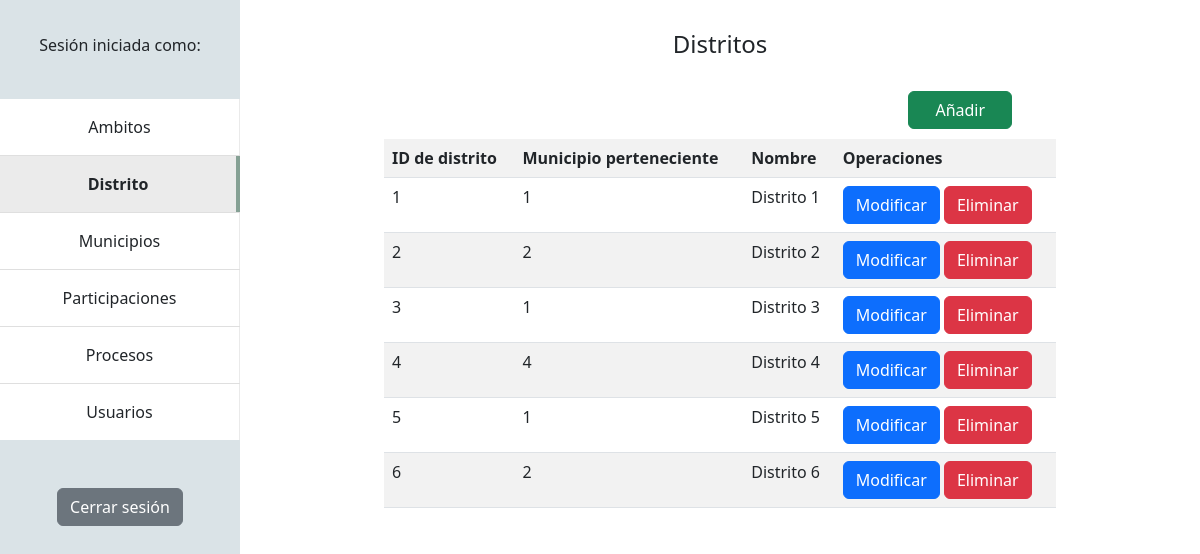
The app's page /admin/distrito.php, older data.
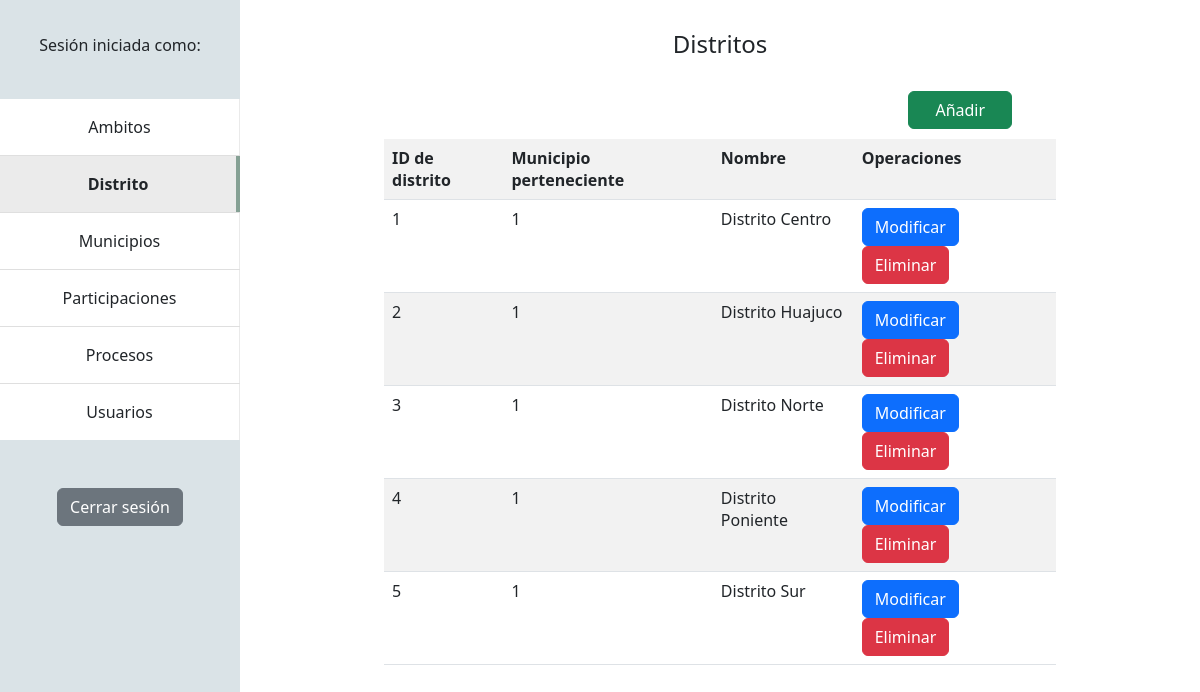
The same page, newer data.
### tables this page shows
CREATE TABLE `distritos` (
  `did` int(11) NOT NULL,
  `mid` int(11) NOT NULL,
  `nombre_distrito` varchar(255) DEFAULT NULL
);

### admin/distrito.php (the view, shortened to what this page needs)
<?php
    $usuario = $_SESSION['usr'];
    $db = new Database();
    $pdo = $db -> connect();
    $sql = $pdo->prepare("SELECT * FROM distritos;");
    $sql->execute();
    $rows = $sql->fetchAll();
?>
<html lang="en">
    <head>
        <link rel="stylesheet" href="admin.css">
        <link href="https://cdn.jsdelivr.net/npm/bootstrap@5.2.3/dist/css/bootstrap.min.css" rel="stylesheet">
    </head>
    <body>
        <div class="nav-bar">
            <center><h6>Sesión iniciada como:<br><?php echo $usuario ?></h6></center>
            <center>
                <ul class="list-group list-group-flush mb-5">
                    <li class="list-group-item p-0"><a class="nav-link p-3" href="ambitos.php">Ambitos</a></li>
                    <li class="list-group-item p-0"><a class="active nav-link p-3" aria-current="page">Distrito</a></li>
                    <li class="list-group-item p-0"><a class="nav-link p-3" href="municipios.php">Municipios</a></li>
                    <li class="list-group-item p-0"><a class="nav-link p-3" href="participaciones.php">Participaciones</a></li>
                    <li class="list-group-item p-0"><a class="nav-link p-3" href="proceso.php">Procesos</a></li>
                    <li class="list-group-item p-0"><a class="nav-link p-3" href="usuarios.php">Usuarios</a></li>
                </ul>
            </center>
            <form action="logout.php">
                <center><button type="submit" class="btn btn-secondary">Cerrar sesión</button></center>
            </form>
        </div>
        <center><h4>Distritos</h4></center>
        <br>
        <button type="button" class="btn btn-success float-end" id="add">Añadir</button>
        <br><br>
        <table class="table table-striped">
            <tr>
                <th>ID de distrito</th>
                <th>Municipio perteneciente</th>
                <th>Nombre</th>
                <th>Operaciones</th>
            </tr>
            <?php foreach ($rows as $row){ ?>
            <tr>
                <td><?php echo $row ['did'];?></td>
                <td><?php echo $row ['mid'];?></td>
                <td><?php echo $row ['nombre_distrito'];?></td>
                <td>
                    <form action="fetch/districts/edit-district.php?edit=<?=$row['did'];?>" method="POST" class="d-inline">
                        <button type="submit" class="edit btn btn-primary" id="edit" value="<?=$row['did'];?>">Modificar</button>
                    </form>
                    <form action="fetch/districts/delete-district.php?delete=<?=$row['did'];?>" method="POST" class="d-inline" onsubmit="return confirm('Eliminar este distrito también eliminará todas las participaciones asociadas a el. ¿Desea continuar?');">
                        <button type="submit" class="delete btn btn-danger">Eliminar</button>
                    </form>
                </td>
            </tr>
            <?php } $sql->closeCursor(); ?>
        </table>
    </body>
</html>

### admin/admin.css (style rules this page uses)
h6 { padding: 15%; }
.nav-bar { display: block; background-color: #DAE3E7; width: 20%; height: 100%; position: fixed; top: 0%; left: 0%; }
.nav-link { border-right: 1px solid rgb(234, 234, 234); }
.active { background-color: rgb(235, 235, 235) !important; border-right: 4px solid #85A094; font-weight: bold !important; }
#add { margin-right: 6.5%; width: 15.5%; }

### admin/distrito.php (style rules this page uses)
body { margin-top: 2.5% !important; margin-left: 32% !important; margin-right: 12% !important; }

Row changes from the older to the newer data that the page shows:
removed distritos: did "2", mid "2", nombre_distrito "Distrito 2"
removed distritos: did "4", mid "4", nombre_distrito "Distrito 4"
removed distritos: did "6", mid "2", nombre_distrito "Distrito 6"
changed distritos: nombre_distrito "Distrito 1" → "Distrito Centro"
added distritos: did "2", mid "1", nombre_distrito "Distrito Huajuco"
changed distritos: nombre_distrito "Distrito 3" → "Distrito Norte"
added distritos: did "4", mid "1", nombre_distrito "Distrito Poniente"
changed distritos: nombre_distrito "Distrito 5" → "Distrito Sur"
